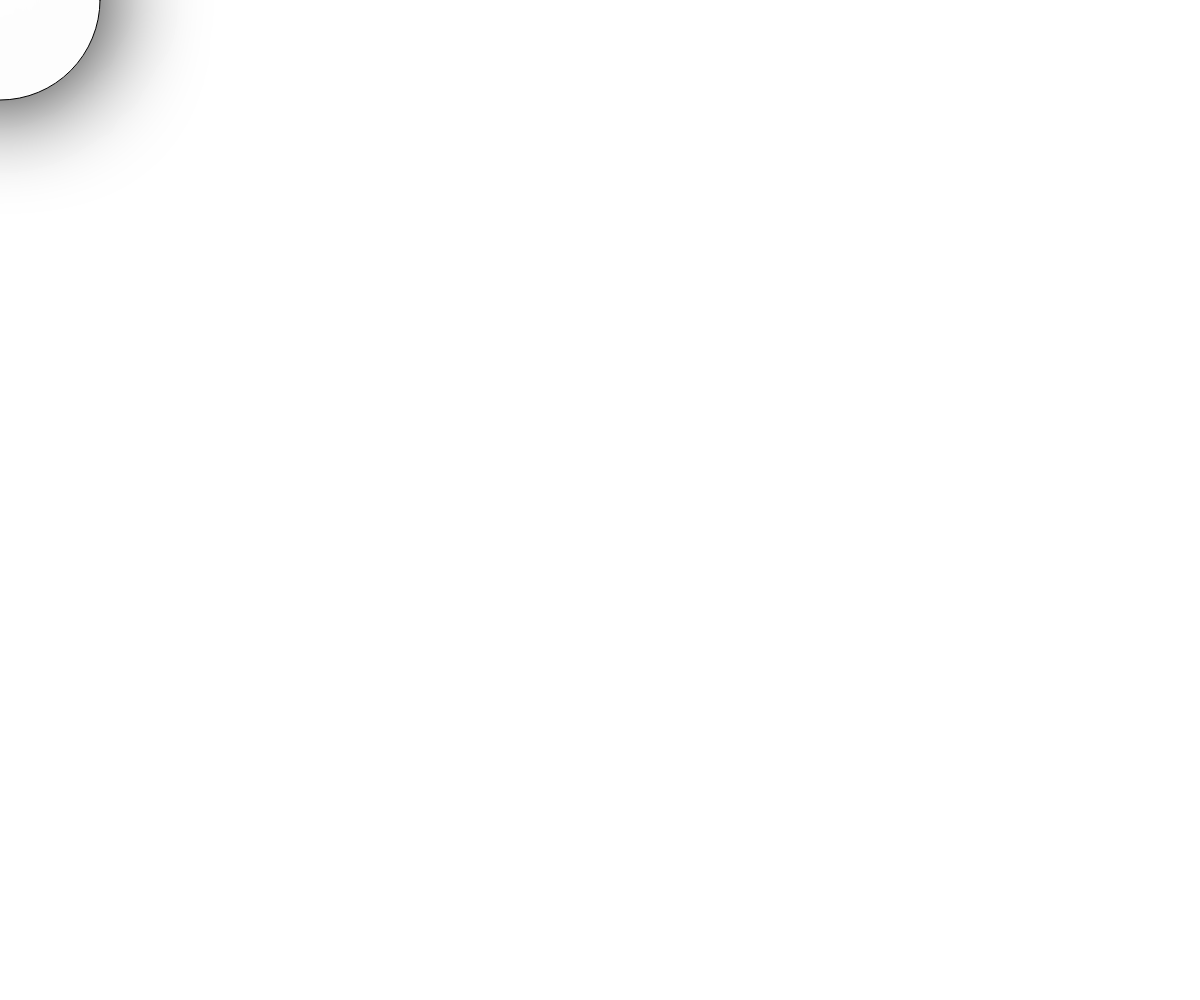
Frame 1 (no input)
Frame 60 (no input): identical to frame 1, image omitted
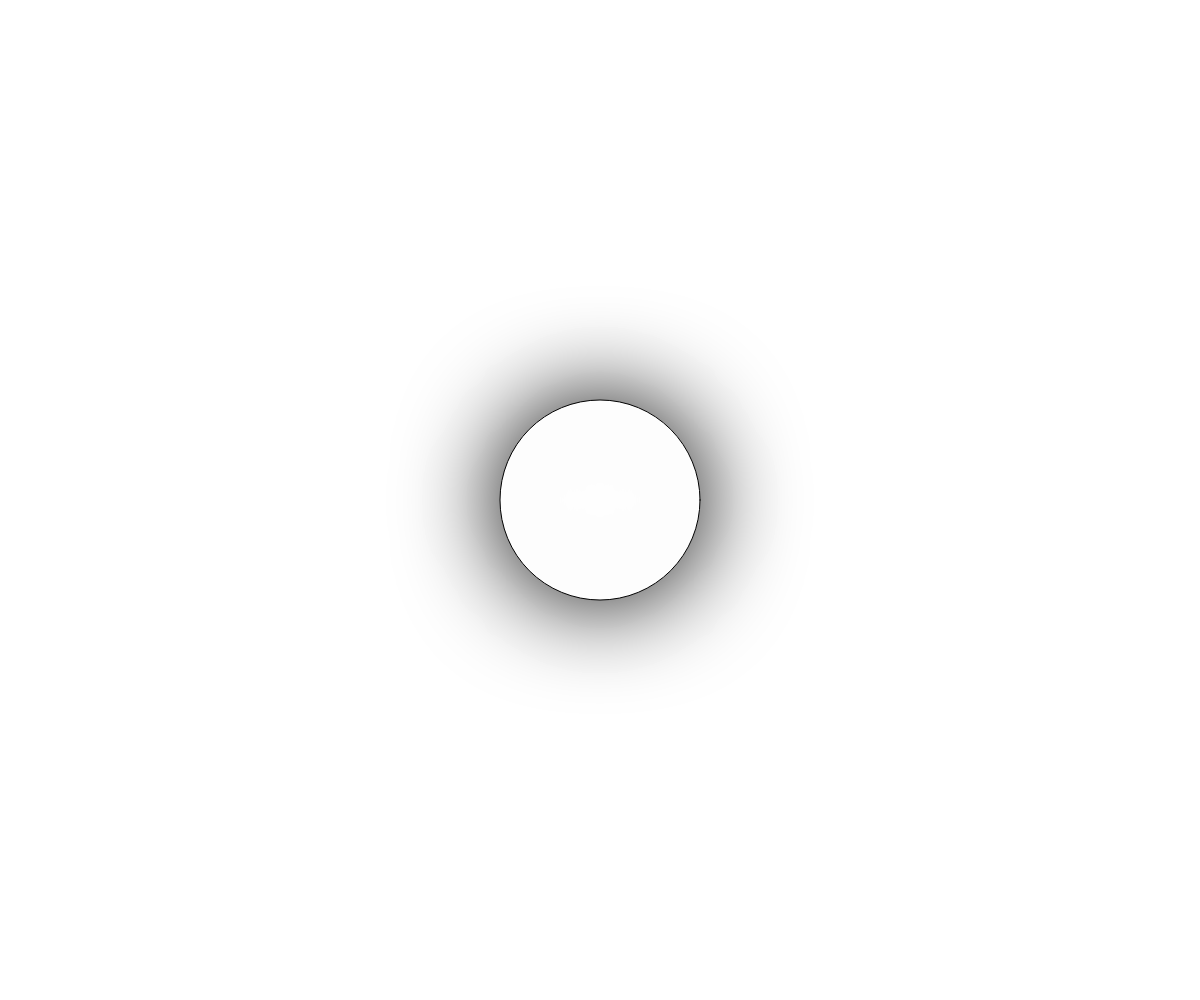
Frame 120 (the mouse pressed at the canvas centre since frame 60)

The p5.js sketch that drew these frames (run headless with seeded random() and noise() and a simulated clock; from frame 60 on, the mouse is pressed at the canvas centre):

// p5.js sketch
// ── sketch.js
// Project Title
// Your Name
// Date
//
// Extra for Experts:
// - describe what you did to take this project "above and beyond"


function setup() {
  createCanvas(windowWidth, windowHeight);
}

function draw() {
  background(255);
  drawCircle();
}

function drawCircle() {
  drawingContext.shadowBlur = 100;
  drawingContext.shadowColor = color(0);
  ellipse(mouseX, mouseY, 200, 200);
}
